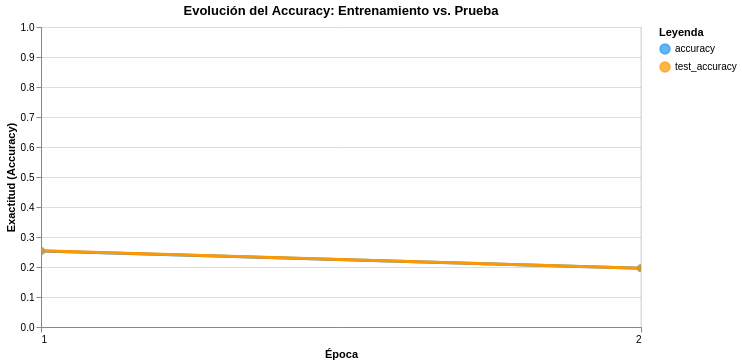
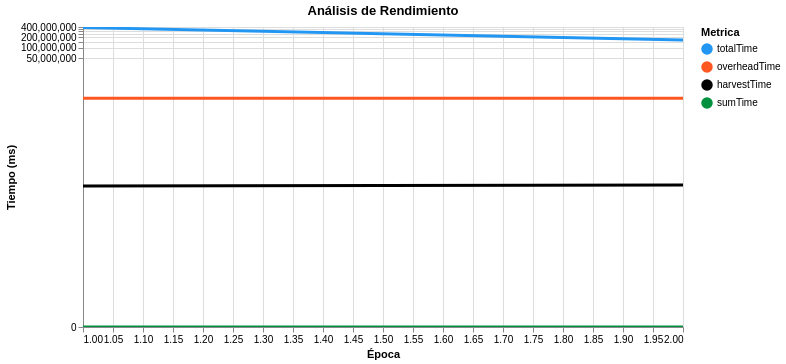

The code cell stored with these charts, in order, in its notebook:
### Markdown cell above
validamos como fue el entrenamiento:

### Code cell
# import os
# os.environ["token"] = os.getenv("HF_TOKEN", "")

# 1. Descargamos el dataset usando el nuevo formato
(dsTest, sizeTest) = downloadDataset("uoft-cs/cifar10", "test")

# 2. Iteramos para traer un lote grande de prueba (como si tuvieramos 1 solo worker para nosotros)
# Pasamos: split=(1,0) para agarrar todo el subset
# workerNumber=1 
# batchSize y classNumber adaptados
x, y = next(getBatch(
    dsTest, 
    batchSize=10000, 
    labels=("img", "label"), 
    size=sizeTest, 
    workerNumber=1, 
    split=(1, 0), 
    shape=(32, 32),
    label="test",
    classNumber=10
))

labelToMeaning = {
    0: "airplane",
    1: "automobile",
    2: "bird",
    3: "cat",
    4: "deer",
    5: "dog",
    6: "frog",
    7: "horse",
    8: "ship",
    9: "truck",
}
plot_accuracy(historyComplete).show()
# plot_accuracy(historyComplete2).show()
# plot_accuracy(historyComplete3).show()
plot_time(historyComplete).show()
# plot_time(historyComplete2).show()
# plot_time(historyComplete3).show()

### Figure 1 — Vega-Lite specification as saved in the notebook (floating-point values rounded to 4 significant figures)
{"config": {"view": {"continuousWidth": 300, "continuousHeight": 300}}, "layer": [{"mark": {"type": "line", "strokeWidth": 3}, "encoding": {"color": {"field": "Dataset", "scale": {"domain": ["accuracy", "test_accuracy"], "range": ["#2196F3", "#FF9800"]}, "title": "Leyenda", "type": "nominal"}, "x": {"axis": {"tickMinStep": 1}, "field": "epoch", "title": "Época", "type": "quantitative"}, "y": {"field": "Acc", "scale": {"domain": [0, 1]}, "title": "Exactitud (Accuracy)", "type": "quantitative"}}, "name": "view_cdf7fd61400d0b34_0"}, {"mark": {"type": "point", "filled": true, "size": 60}, "encoding": {"color": {"field": "Dataset", "scale": {"domain": ["accuracy", "test_accuracy"], "range": ["#2196F3", "#FF9800"]}, "title": "Leyenda", "type": "nominal"}, "x": {"axis": {"tickMinStep": 1}, "field": "epoch", "title": "Época", "type": "quantitative"}, "y": {"field": "Acc", "scale": {"domain": [0, 1]}, "title": "Exactitud (Accuracy)", "type": "quantitative"}}}, {"data": {"name": "data-a30155e32896b791a4978e9710412107"}, "mark": {"type": "rule", "color": "gray"}, "encoding": {"opacity": {"condition": {"param": "param_0d383988c6781c04", "value": 0.3}, "value": 0}, "tooltip": [{"field": "epoch", "title": "Época", "type": "quantitative"}, {"field": "accuracy", "format": ".2%", "title": "Train Acc", "type": "quantitative"}, {"field": "test_accuracy", "format": ".2%", "title": "Test Acc", "type": "quantitative"}], "x": {"field": "epoch", "type": "quantitative"}}, "name": "view_b61b541dc2d548bd_2"}], "data": {"name": "data-20bbe98ea8897de50087587b405fb2aa"}, "height": 300, "params": [{"name": "param_0d383988c6781c04", "select": {"type": "point", "fields": ["epoch"], "nearest": true, "on": "mouseover"}, "views": ["view_b61b541dc2d548bd_2"]}, {"name": "param_1e9efca18e7a2868", "select": {"type": "interval", "encodings": ["x", "y"]}, "bind": "scales", "views": ["view_cdf7fd61400d0b34_0"]}], "title": "Evolución del Accuracy: Entrenamiento vs. Prueba", "width": 600, "$schema": "https://vega.github.io/schema/vega-lite/v6.1.0.json", "datasets": {"data-20bbe98ea8897de50087587b405fb2aa": [{"epoch": 1, "Dataset": "accuracy", "Acc": 0.2529}, {"epoch": 2, "Dataset": "accuracy", "Acc": 0.1959}, {"epoch": 1, "Dataset": "test_accuracy", "Acc": 0.2545}, {"epoch": 2, "Dataset": "test_accuracy", "Acc": 0.1962}], "data-a30155e32896b791a4978e9710412107": [{"epoch": 1, "accuracy": 0.2529, "test_accuracy": 0.2545}, {"epoch": 2, "accuracy": 0.1959, "test_accuracy": 0.1962}]}}

### Figure 2 — Vega-Lite specification as saved in the notebook (floating-point values rounded to 4 significant figures)
{"config": {"view": {"continuousWidth": 300, "continuousHeight": 300}}, "layer": [{"data": {"name": "data-47c962ae0c897d3f5909e1dd28ce1b4e"}, "mark": {"type": "line", "strokeWidth": 3}, "encoding": {"color": {"field": "Metrica", "scale": {"domain": ["totalTime", "overheadTime", "harvestTime", "sumTime"], "range": ["#2196F3", "#FF5722", "#000000", "#00913F"]}, "type": "nominal"}, "x": {"field": "epoch", "title": "Época", "type": "quantitative"}, "y": {"field": "ms", "scale": {"type": "symlog"}, "title": "Tiempo (ms)", "type": "quantitative"}}, "name": "view_9bf02a204b0d42d7_0"}, {"data": {"name": "data-28b990c242f33d7d2a2a1b7b4ba20a68"}, "mark": {"type": "rule", "color": "gray", "strokeWidth": 1}, "encoding": {"opacity": {"condition": {"param": "param_7a6147c0c2a01688", "value": 0.3, "empty": false}, "value": 0}, "tooltip": [{"field": "epoch", "title": "Época", "type": "quantitative"}, {"field": "totalTime", "format": ".2f", "title": "Tiempo Total (ms)", "type": "quantitative"}, {"field": "overheadTime", "format": ".2f", "title": "Overhead (ms)", "type": "quantitative"}, {"field": "harvestTime", "format": ".2f", "title": "Harvest (ms)", "type": "quantitative"}, {"field": "sumTime", "format": ".2f", "title": "Sum (ms)", "type": "quantitative"}], "x": {"field": "epoch", "type": "quantitative"}}, "name": "view_912dccf62067e2eb_1"}, {"data": {"name": "data-47c962ae0c897d3f5909e1dd28ce1b4e"}, "mark": {"type": "point", "filled": true, "size": 80}, "encoding": {"color": {"field": "Metrica", "scale": {"domain": ["totalTime", "overheadTime", "harvestTime", "sumTime"], "range": ["#2196F3", "#FF5722", "#000000", "#00913F"]}, "type": "nominal"}, "opacity": {"condition": {"param": "param_7a6147c0c2a01688", "value": 1, "empty": false}, "value": 0}, "x": {"field": "epoch", "title": "Época", "type": "quantitative"}, "y": {"field": "ms", "scale": {"type": "symlog"}, "title": "Tiempo (ms)", "type": "quantitative"}}}], "height": 300, "params": [{"name": "param_7a6147c0c2a01688", "select": {"type": "point", "fields": ["epoch"], "nearest": true, "on": "mouseover"}, "views": ["view_912dccf62067e2eb_1"]}, {"name": "param_1e9efca18e7a2868", "select": {"type": "interval", "encodings": ["x", "y"]}, "bind": "scales", "views": ["view_9bf02a204b0d42d7_0"]}], "title": "Análisis de Rendimiento", "width": 600, "$schema": "https://vega.github.io/schema/vega-lite/v6.1.0.json", "datasets": {"data-47c962ae0c897d3f5909e1dd28ce1b4e": [{"epoch": 1, "Metrica": "totalTime", "ms": 384900000.0}, {"epoch": 2, "Metrica": "totalTime", "ms": 169600000.0}, {"epoch": 1, "Metrica": "overheadTime", "ms": 3595000.0}, {"epoch": 2, "Metrica": "overheadTime", "ms": 3595000.0}, {"epoch": 1, "Metrica": "harvestTime", "ms": 11130.0}, {"epoch": 2, "Metrica": "harvestTime", "ms": 11870.0}, {"epoch": 1, "Metrica": "sumTime", "ms": 0.0}, {"epoch": 2, "Metrica": "sumTime", "ms": 0.0}], "data-28b990c242f33d7d2a2a1b7b4ba20a68": [{"epoch": 1, "totalTime": 384900000.0, "overheadTime": 3595000.0, "harvestTime": 11130.0, "sumTime": 0.0}, {"epoch": 2, "totalTime": 169600000.0, "overheadTime": 3595000.0, "harvestTime": 11870.0, "sumTime": 0.0}]}}
